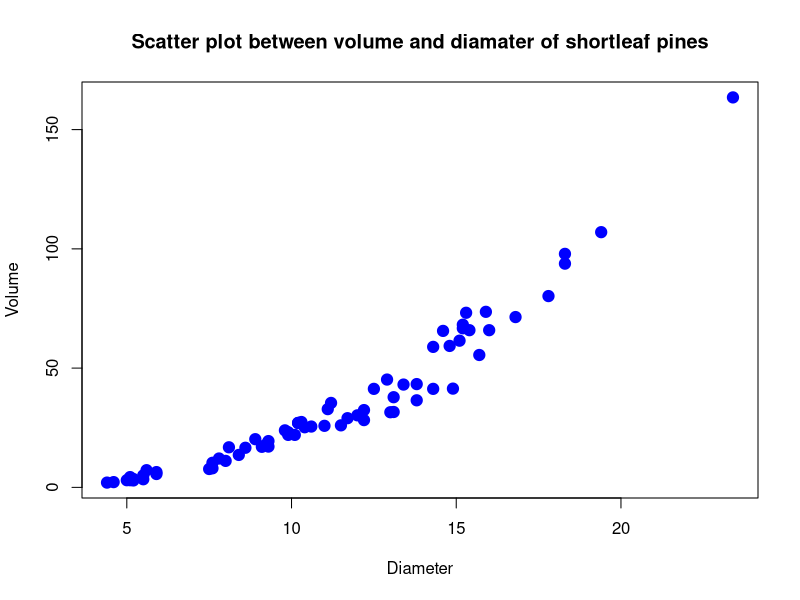
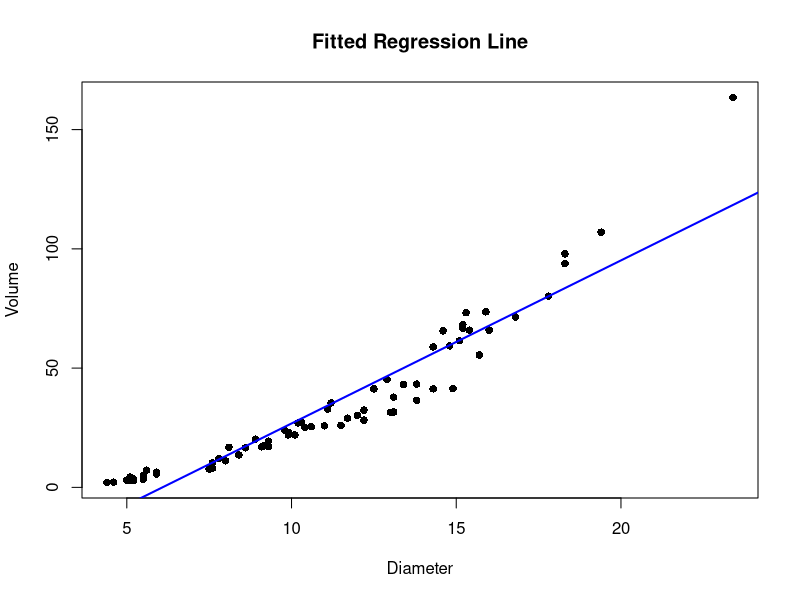
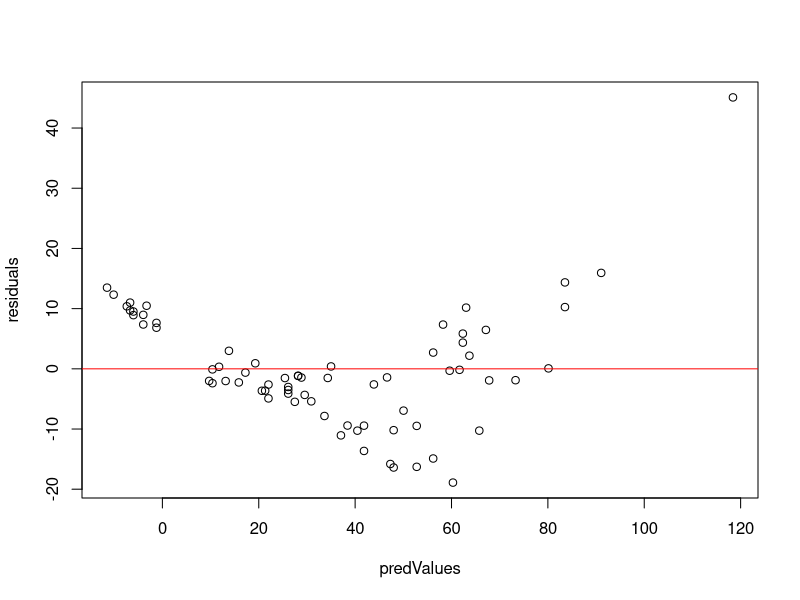
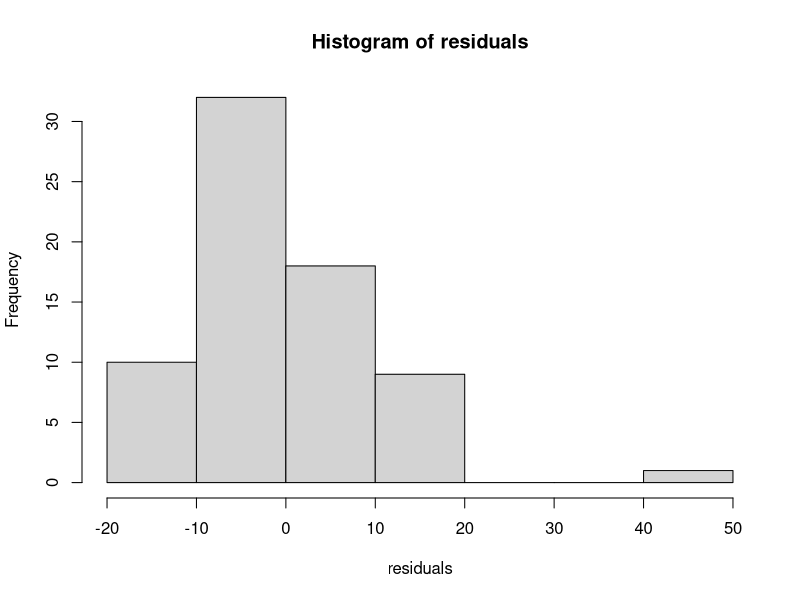
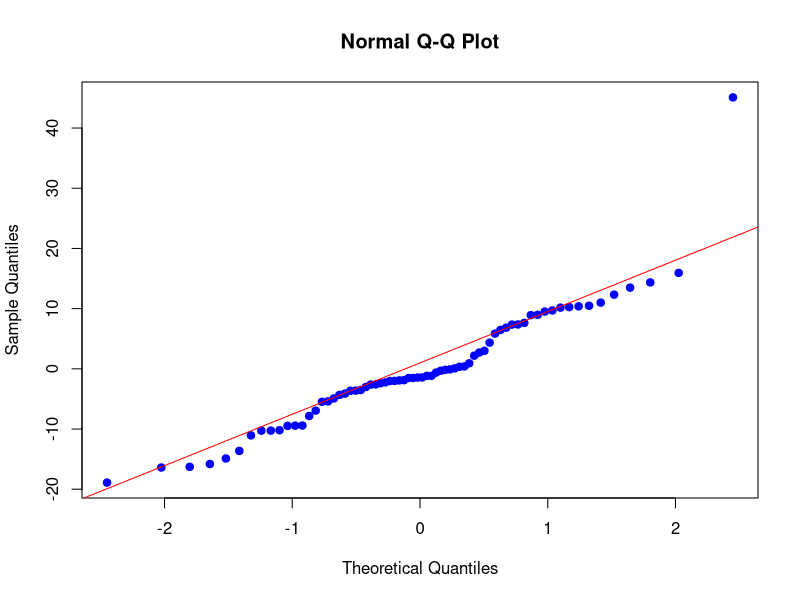
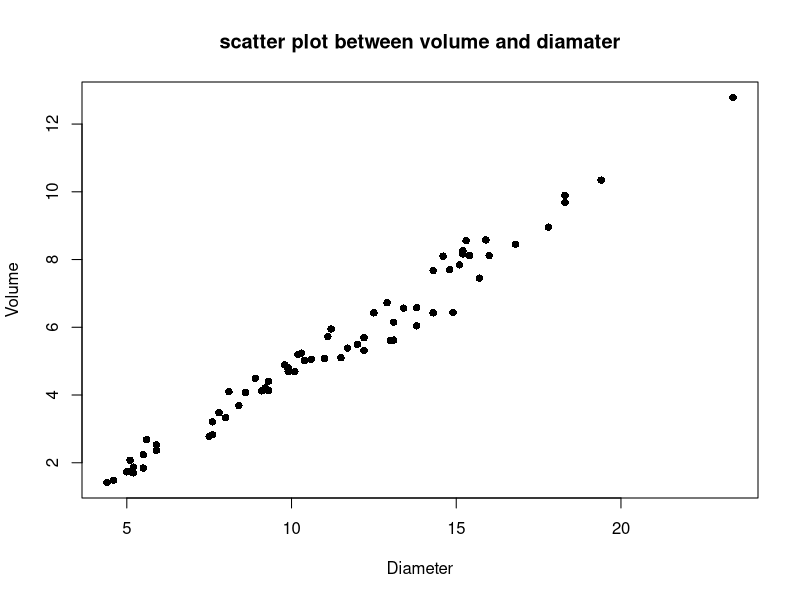
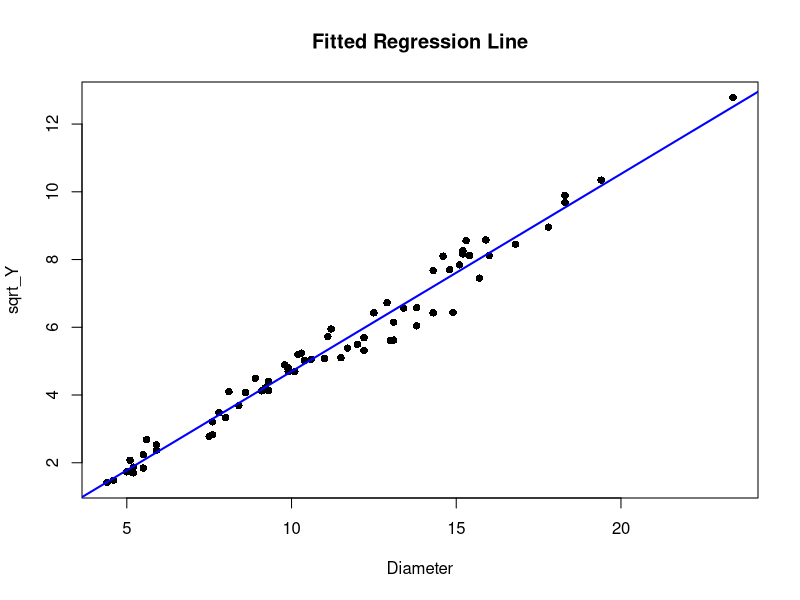
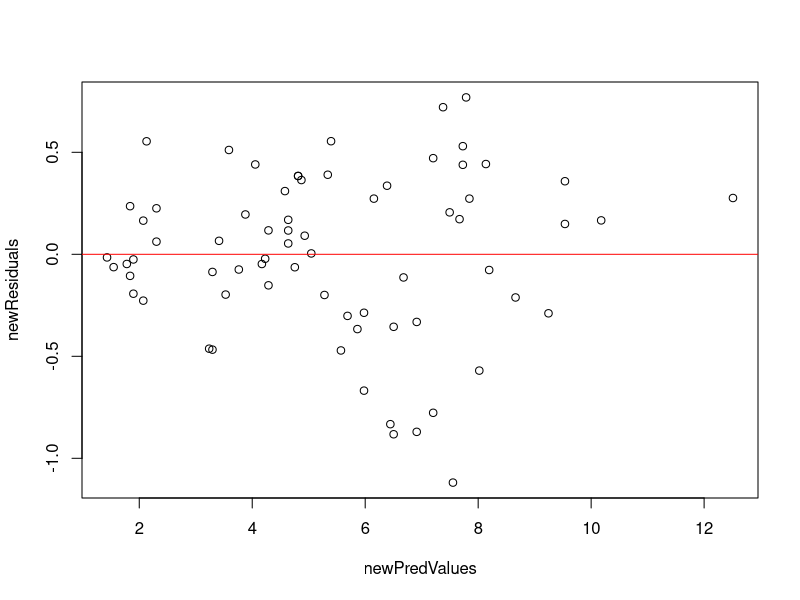

Write the R code that produced these figures, in order.
## ---- chunk 1
data <- read.table("Shortleaf.txt", header = T, sep = '\t')

attach(data)

## ---- chunk 2
plot(Diameter, Volume, pch = 19, cex = 1.5, col = "blue", main = "Scatter plot between volume and diamater of shortleaf pines")
## ---- chunk 3
r <- cor(Diameter, Volume)
r
## ---- chunk 4
regModel <- lm(Volume~Diameter)
regModel
## ---- chunk 5
plot(Diameter, Volume, pch = 16, main = "Fitted Regression Line")
abline(regModel, col= "blue", lwd = 2)

## ---- chunk 6
# find residuals
residuals <- resid(regModel)
residuals

# find predicted values
predValues <- predict(regModel)
predValues
## ---- chunk 7
m <- mean(residuals)
m
# the zero mean condition holds.
## ---- chunk 8
# plot the predicted values against the residuals
plot(predValues, residuals)
abline(0,0, col="red")
## ---- chunk 9
# Histogram
hist(residuals)

# Q-Q Plot
qqnorm(residuals, pch = 19, col= "blue")
qqline(residuals, col="red")

## Numerical Method
shapiro.test(residuals)
## ---- chunk 10
sqrt_Y = sqrt(Volume)
r = cor(sqrt_Y, Diameter)
r

plot(Diameter, sqrt_Y, pch = 16, ylab = "Volume", xlab = "Diameter", main = "scatter plot between volume and diamater")
## ---- chunk 11
newRegModel <- lm(sqrt_Y~Diameter)
newRegModel
## ---- chunk 12
plot(Diameter, sqrt_Y, pch = 16, main = "Fitted Regression Line")
abline(newRegModel, col= "blue", lwd = 2)
## ---- chunk 13
# find residuals
newResiduals <- resid(newRegModel)
newResiduals

# find predicted values
newPredValues <- predict(newRegModel)
newPredValues
## ---- chunk 14
m <- mean(newResiduals)
m
## ---- chunk 15
# plot the predicted values against the residuals
plot(newPredValues, newResiduals)
abline(0,0, col="red")
## ---- chunk 16
hist(newResiduals)

qqnorm(newResiduals, pch = 19, col= "blue")
qqline(newResiduals, col="red")

shapiro.test(newResiduals)
